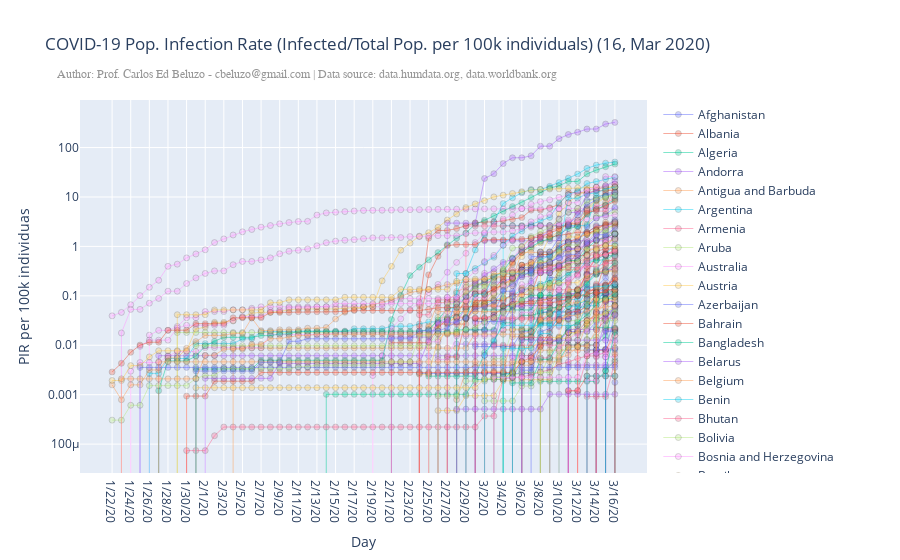

This figure's notebook cell:
### Markdown cell above
## <strong> Filename: </strong> <em>covid_19_time_series_population_infection_rate.ipynb<em>
##### <strong>Description:</strong> <em>COVID-19 Population Infection Rate time series using dataset provided by https://data.humdata.org/dataset/novel-coronavirus-2019-ncov-cases</em>
##### <strong>Features:</strong> <em> Population Size | Confirmed Cases | PIR </em>
##### <strong>Author:</strong> <em> Carlos Eduardo Beluzo (cbeluzo@gmail.com)</em>
##### <strong>Creation:</strong> <em> Mar/2020 </em>
##### <strong>Version:</strong> <em> 2020.03-1 </em>

### Code cell
import numpy as np
import pandas as pd
import seaborn as sns
import plotly.graph_objects as go
import plotly as plt
import plotly.express as px
import datetime as dt

# https://data.worldbank.org
dfPop = pd.read_csv('data/world-population-2018.csv', sep=';')

df = pd.read_csv('https://raw.githubusercontent.com/CSSEGISandData/COVID-19/master/csse_covid_19_data/csse_covid_19_time_series/time_series_19-covid-Confirmed.csv')
df['Province/State'] = df['Province/State'].fillna('n/a')
df = df.fillna(0)

dfA = df.drop(['Province/State','Lat','Long'], axis = 1)
dfA = dfA.groupby('Country/Region').sum().T
dfA = dfA.reset_index()
dfA = dfA.rename(columns = {'index':'Day'})
#dfA[['Day']] = pd.to_datetime(dfA['Day'])

# Calculate rate
dfFinal = dfA.copy()

for country in dfA.columns[1:]:
    dfCountry = pd.DataFrame(dfA[[country]])
    dfAux = pd.DataFrame(dfCountry[country][1:])
    dfAux = dfAux.reset_index()
    dfAux = dfAux.drop(['index'], axis=1)
    dfAux = dfAux.append({country : 0} , ignore_index=True)
    dfCountry['next'] = dfAux
    dfAux['ori'] = dfCountry[country]
    dfCountry['rate'] = np.array((100 * dfAux[country].values / dfAux['ori'].values) - 100)
    dfCountry.loc[dfCountry['rate'] == -100] = 0
    dfCountry.loc[dfCountry['rate'] == np.inf] = 0
    dfCountry = dfCountry.fillna(0)
    rate = str('rate'+'_'+country)
    dfFinal[rate] = dfCountry['rate']

#dfFinal[['Brazil','rate_Brazil']].tail()

# Calculate Population Infection Rate per 100k individuas
df1 = pd.DataFrame({'Day':'','country':'','cases':int(),'rate':float(),'pop':int()}, index=[1])
df1 = df1.drop(df1.index)

for country in dfA.columns[1:]:
    rate = str('rate' + '_' + country)
    
    try:
        pop = dfPop[dfPop['country'] == country]['pop'].values[0]
    except:
        pop = 0
    
    dfAux = pd.DataFrame(dfFinal[['Day',country,country,rate,rate]])
    dfAux.columns = ['Day','country','cases','rate','pop']
    dfAux['country'] = country
    dfAux['pop'] = pop
    df1 = df1.append(dfAux)

df1 = df1.reset_index()
df1 = df1.drop(['index'], axis=1)
#df1[['Day']] = df1['Day'].dt.strftime('%y%m%d')

# Contagion rate per 100k habitants
df1['infection_rate'] = 100000 * df1['cases']/df1['pop']

#df1.loc[df1.country == 'Brazil'].tail()
#dfFinal[['Brazil','rate_Brazil']].tail()

# Graph
fig = go.Figure()

last_upt = dt.date.today() - dt.timedelta(days=1)

title = 'COVID-19 Pop. Infection Rate (Infected/Total Pop. per 100k individuals) (' + "{:%d, %b %Y}".format(last_upt) +')'
autor = 'Author: Prof. Carlos Ed Beluzo - cbeluzo@gmail.com'
data_source= 'Data source: data.humdata.org, data.worldbank.org'

for country in df1.country.unique():
#for country in ['China','Italy','Brazil','Korea, South','Portugal','Spain']:
    dfA = df1[df1['country'] == country]
    fig.add_trace(go.Scatter(x=dfA.Day, y=dfA.infection_rate,
                             mode='lines+markers',
                             name=country, 
                             line=dict(width=0.5),
                             marker = dict(opacity= 0.3,
                                           line = dict(width = 0.5,
                                                       color = 'rgb(0, 0, 0)')
                                          ),
                            ))

annotations = []

# Source
annotations.append(dict(xref='paper', yref='paper', x=0.4, y=1.09,
                              xanchor='center', yanchor='top',
                              text=autor + ' | ' + data_source,
                              font=dict(family='Arial',
                                        size=12,
                                        color='rgb(150,150,150)'),
                              showarrow=False))

fig.update_layout(annotations=annotations,
                  xaxis_title='Day',
                  yaxis_title='PIR per 100k individuas',
                  yaxis_type="log",
                  title_text=title)

fig.show()
plt.offline.plot(fig, filename="html/covid_19_time_series_population_infection_rate.html")
dfA.to_csv (r'data/covid_19_time_series_population_infection_rate.csv', index = False, header=True)
